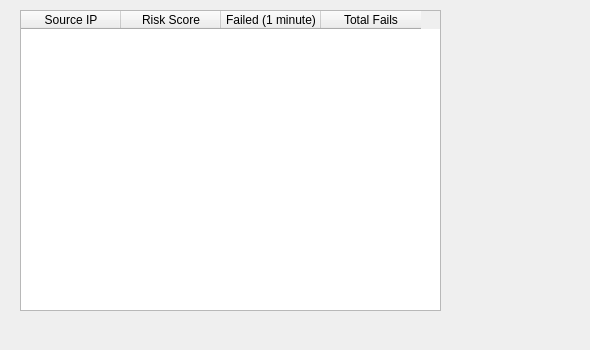
<?xml version="1.0" encoding="UTF-8"?>
<ui version="4.0">
 <class>RiskScoreDialog</class>
 <widget class="QDialog" name="RiskScoreDialog">
  <property name="geometry">
   <rect>
    <x>0</x>
    <y>0</y>
    <width>590</width>
    <height>350</height>
   </rect>
  </property>
  <property name="windowTitle">
   <string>Dialog</string>
  </property>
  <widget class="QTableWidget" name="tableWidget">
   <property name="geometry">
    <rect>
     <x>20</x>
     <y>10</y>
     <width>421</width>
     <height>301</height>
    </rect>
   </property>
   <column>
    <property name="text">
     <string>Source IP</string>
    </property>
    <property name="font">
     <font>
      <pointsize>9</pointsize>
      <italic>false</italic>
      <bold>false</bold>
     </font>
    </property>
   </column>
   <column>
    <property name="text">
     <string>Risk Score</string>
    </property>
   </column>
   <column>
    <property name="text">
     <string>Failed (1 minute)</string>
    </property>
   </column>
   <column>
    <property name="text">
     <string>Total Fails</string>
    </property>
   </column>
  </widget>
 </widget>
 <resources/>
 <connections/>
</ui>
